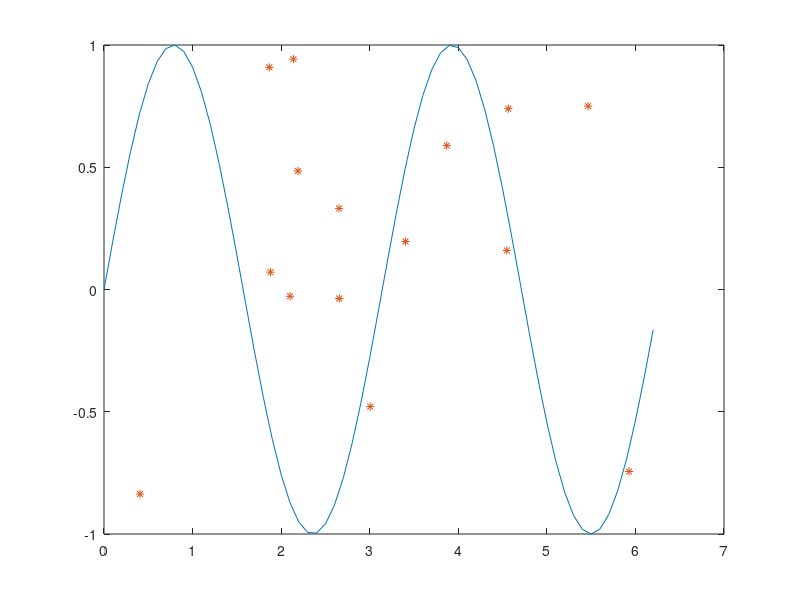

MATLAB code to generate this figure: (Note: this script raises an error after producing the figure.)
% ANN_Lab2_3_3
clear all; close all; clc;

%Step 1 is to create the data that will be used (sin(2x) with noise and
%without noise)

%Create the column vector containing the points on the interval [0,2pi]
%As well as the training sets, one sinus function

train_vect = 0:0.1:2*pi;
train_sin = sin(2*train_vect);

%create testing sets
test_vect = 0.05:0.1:2*pi;          
test_sin = sin(2*test_vect);

%create and add noise with zero mean and variance = 0.1
var = 0.1;
gauss_noise = var*randn(1,length(train_vect));
train_sin_noise = train_sin + gauss_noise;
test_sin_noise = test_sin + gauss_noise;

%number of rbf units: Use 15 because that is how many it needs to get error lower than 0.01
units = 15;

epochs = 50;

%Giva a value to the sigma parameter.
sigma = ones(1,units)*0.8;
eta = 0.05;
eta_l = 0.001;

%create the random rbf's for the beginning of the code
train_mui = rand(2,units);%get_random_mui(train_vect, units);
train_mui(1,:) = train_mui(1,:)*train_vect(end);
train_mui(2,:) = train_mui(2,:)*2 - 1;

test_mui = rand(2,units);
test_mui(1,:) = test_mui(1,:)*test_vect(end);
test_mui(2,:) = test_mui(2,:)*2-1;

%x is the data we are using
train_clean = [train_vect; train_sin];
train_noise = [train_vect; train_sin_noise];

test_clean = [test_vect; test_sin];
test_noise = [test_vect; test_sin_noise];

%rbf in beginning
figure
plot(train_vect, train_sin), hold on, plot(train_mui(1,:),train_mui(2,:),'*')

[mui_clean, sigma_clean, rbf_clean] = ...
    findSol3_3(train_clean, train_mui, sigma, eta, epochs);
[mui_noise, sigma_noise, rbf_noise] = ...
    findSol3_3(train_noise, train_mui, sigma, eta, epochs);

eta_w=0.1;
test_rbf_clean = GaussianRBF3_3(test_clean,mui_clean,sigma_clean);
[train_error_clean, test_f_clean] =...
    delta_rbf_3_3(train_clean, test_clean, rbf_clean, test_rbf_clean, eta_w, 50, mui_clean, sigma_clean, false);

figure
plot(train_vect, train_sin), hold on, plot(mui_clean(1,:),mui_clean(2,:),'*')
figure
plot(train_vect, train_sin,'r--',train_vect, train_sin_noise,'b')
hold on
plot(mui_noise(1,:),mui_noise(2,:),'g*')






